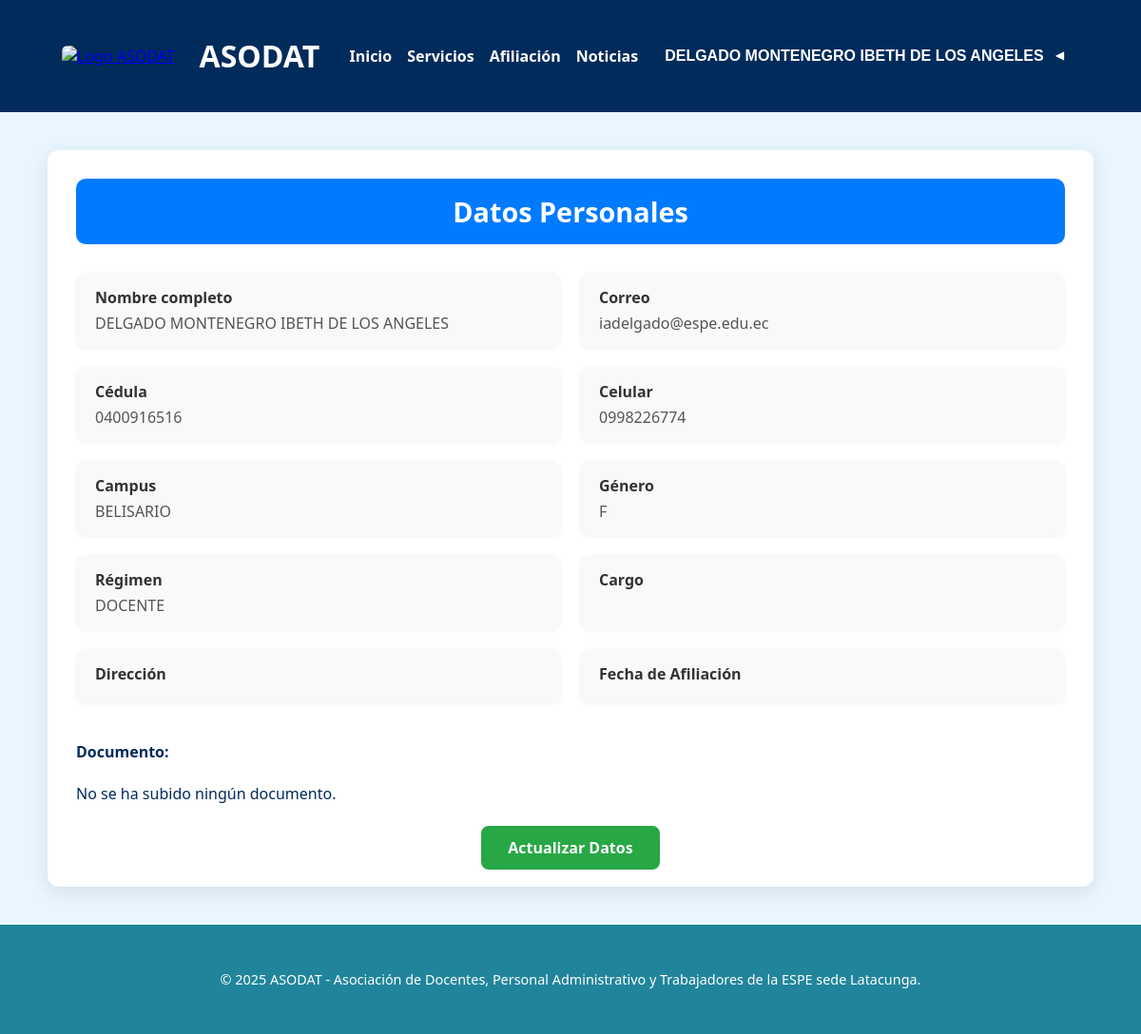
Screenshot of /datos.php (signed in) with the database file from the repository.
### tables this page shows
CREATE TABLE `socios` (
  `apellidos_nombres` varchar(255) DEFAULT NULL,
  `campus` varchar(50) DEFAULT NULL,
  `genero` char(1) DEFAULT NULL,
  `regimen` varchar(50) DEFAULT NULL,
  `celular` varchar(15) DEFAULT NULL,
  `cedula` varchar(15) NOT NULL,
  `rol` varchar(20) DEFAULT NULL,
  `cargo` varchar(255) DEFAULT NULL,
  `direccion` varchar(255) DEFAULT NULL,
  `fecha_afiliacion` date DEFAULT NULL,
  `documento_pdf` varchar(255) DEFAULT NULL,
  `observaciones` text DEFAULT NULL,
  `correo` varchar(30) DEFAULT NULL,
  `tipo_usuario` enum('nuevo','adherente','fundador') DEFAULT 'nuevo'
);

### datos.php (the view, shortened to what this page needs)
<?php
include 'conexion.php';
$cedula = $_SESSION['cedula'];
$sql = "SELECT * FROM socios WHERE cedula = '$cedula'";
$result = $conn->query($sql);
$datos = $result->fetch_assoc();
?>
<!DOCTYPE html>
<html lang="es">
<head>
    <link rel="stylesheet" href="styles.css">
</head>
<body>
    <header class="header">
        <div class="container">
            <div class="logo-section">
                <a href="index.php">
                    <img src="img/Logo Asociación.jpeg" alt="Logo ASODAT" class="logo-img">
                </a>
                <h1 class="logo">ASODAT</h1>
            </div>
            <nav class="nav">
                <a href="index.php">Inicio</a>
                <a href="servicios.php">Servicios</a>
                <a href="afiliacion.php">Afiliación</a>
                <a href="noticias.php">Noticias</a>
                <?php if (isset($_SESSION['cedula'])): ?>
                    <div class="dropdown">
                        <button class="dropbtn">
                            <?= $_SESSION['nombre_completo'] ?>
                            <span class="flecha">▼</span>
                        </button>
                    </div>
                <?php else: ?>
                    <a class="activo" href="login.php">Login</a>
                <?php endif; ?>
        </div>
    </header>
    <main>
        <div class="titulo-tabla">Datos Personales</div>
        <div class="grid-datos">
            <div class="campo-dato"><strong>Nombre completo</strong><span><?= $datos['apellidos_nombres'] ?></span></div>
            <div class="campo-dato"><strong>Correo</strong><span><?= $datos['correo'] ?></span></div>
            <div class="campo-dato"><strong>Cédula</strong><span><?= $datos['cedula'] ?></span></div>
            <div class="campo-dato"><strong>Celular</strong><span><?= $datos['celular'] ?></span></div>
            <div class="campo-dato"><strong>Campus</strong><span><?= $datos['campus'] ?></span></div>
            <div class="campo-dato"><strong>Género</strong><span><?= $datos['genero'] ?></span></div>
            <div class="campo-dato"><strong>Régimen</strong><span><?= $datos['regimen'] ?></span></div>
            <div class="campo-dato"><strong>Cargo</strong><span><?= $datos['cargo'] ?></span></div>
            <div class="campo-dato"><strong>Dirección</strong><span><?= $datos['direccion'] ?></span></div>
            <div class="campo-dato"><strong>Fecha de Afiliación</strong><span><?= $datos['fecha_afiliacion'] ?></span></div>
        </div>
        <div class="campo-documento">
            <strong>Documento:</strong><br><br>
            <?php if (!empty($datos['documento_pdf']) && file_exists($datos['documento_pdf'])): ?>
                <a href="<?= $datos['documento_pdf'] ?>" target="_blank">Ver documento PDF</a><br><br>
                <iframe src="<?= $datos['documento_pdf'] ?>"></iframe>
            <?php else: ?>
                No se ha subido ningún documento.
            <?php endif; ?>
        </div>
        <div class="boton-actualizar">
            <a href="pagina_actualizacion.php" class="btn-actualizar">Actualizar Datos</a>
        </div>
    </main>
    <footer class="footer">
        <div class="container">
            <p>&copy; 2025 ASODAT - Asociación de Docentes, Personal Administrativo y Trabajadores de la ESPE sede Latacunga.</p>
        </div>
    </footer>
</body>
</html>

### styles.css (style rules this page uses)
:root { --azul-oscuro: #1b4d7a; --azul-medio: #20859b; --azul-claro: #3ca8b7; --celeste-fondo: #e3f2f9; --blanco: #ffffff; --gris-fondo: #f0f4f8; --gris-claro: #f9fbfc; }
body { margin: 0; font-family: "Roboto", sans-serif; background-color: var(--celeste-fondo); color: var(--azul-oscuro); }
.container { max-width: 1200px; margin: auto; padding: 0 1rem; }
.header { background-color: var(--azul-oscuro); color: white; padding: 1rem 0; }
.logo-section { display: flex; align-items: center; gap: 1rem; }
.logo-img { height: 50px; border-radius: 6px; }
.nav { display: flex; gap: 1rem; }
.header .container { display: flex; justify-content: space-between; align-items: center; }
.nav a { color: white; text-decoration: none; font-weight: bold; transition: color 0.3s ease; }
.footer { background-color: #20859b; padding: 1rem 1rem; text-align: center; font-size: 0.8rem; color: #fff; }
.footer .container { max-width: 1200px; margin: auto; }
html, body { height: 100%; margin: 0; display: flex; flex-direction: column; }
body { min-height: 100vh; }
main { flex: 1; }
:root { --azul-oscuro: #002b5b; --azul-medio: #005daa; --gris-fondo: #f4f4f4; --blanco: #ffffff; }
:root { --azul-oscuro: #002b5b; --azul-medio: #20859b; --gris-fondo: #f4f4f4; --blanco: #ffffff; }
.footer { background-color: #20859b; padding: 3rem 1rem; text-align: center; font-size: 0.9rem; color: #fff; }
.dropdown { position: relative; display: inline-block; }
.dropbtn { background: none; border: none; color: white; font-weight: bold; cursor: pointer; padding: 8px 12px; font-size: 16px; }
.flecha { display: inline-block; margin-left: 5px; transform: rotate(90deg); transition: transform 0.3s ease; }
* { box-sizing: border-box; }

### datos.php (style rules this page uses)
* { box-sizing: border-box; }
body { margin: 0; font-family: 'Segoe UI', sans-serif; background-color: #eaf6ff; }
header, footer { background-color: #003366; color: white; padding: 15px 0; }
.container { max-width: 1100px; margin: 0 auto; padding: 0 15px; }
.logo-section { display: flex; align-items: center; }
.logo-img { height: 50px; margin-right: 10px; }
nav { display: flex; align-items: center; gap: 15px; flex-wrap: wrap; }
nav a { color: white; text-decoration: none; font-weight: 500; }
main { max-width: 1100px; margin: 40px auto; background: #fff; padding: 30px; border-radius: 12px; box-shadow: 0 5px 20px rgba(0, 0, 0, 0.1); }
.titulo-tabla { text-align: center; font-size: 1.8em; font-weight: bold; color: white; background-color: #007bff; padding: 15px; border-radius: 10px; margin-bottom: 30px; }
.grid-datos { display: flex; flex-wrap: wrap; gap: 20px; }
.campo-dato { flex: 1 1 calc(50% - 20px); background-color: #f9f9f9; border-radius: 10px; padding: 15px 20px; box-shadow: 0 1px 4px rgba(0, 0, 0, 0.05); }
.campo-dato strong { display: block; margin-bottom: 5px; color: #333; }
.campo-dato span { color: #555; }
.campo-documento { margin-top: 40px; }
.boton-actualizar { text-align: center; margin-top: 35px; }
.btn-actualizar { background-color: #28a745; color: white; padding: 12px 28px; border-radius: 8px; font-weight: bold; text-decoration: none; transition: background 0.3s ease; }
footer p { text-align: center; margin: 0; }
.footer .container { max-width: 1200px; margin: auto; }

### rows the page displays
socios: apellidos_nombres "DELGADO MONTENEGRO IBETH DE LOS ANGELES", correo "iadelgado@espe.edu.ec", cedula "0400916516", celular "0998226774", campus "BELISARIO", genero "F", regimen "DOCENTE"

### other values shown
$_SESSION['nombre_completo'] "DELGADO MONTENEGRO IBETH DE LOS ANGELES"
